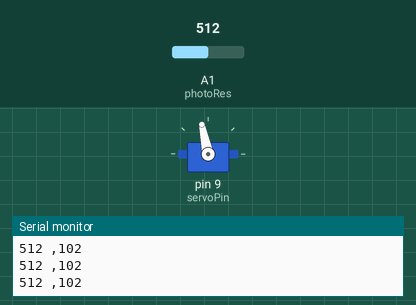
This sketch was run on a simulated Arduino Uno, built with avr-gcc and run on an emulated ATmega328P. Shown: servo, the last lines printed to the serial monitor. Inputs (shaded band) come from the test bench; at power-on: A1 (photoRes) = 512.

Above: at 1.2 s.
1.3 s: A1 (photoRes) set to 716
At 1.6 s:
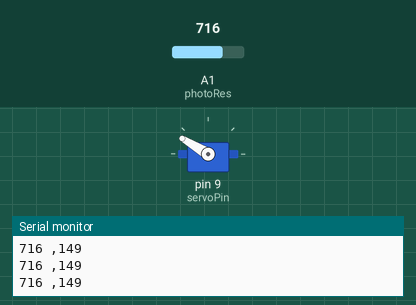
2.8 s: A1 (photoRes) set to 985
At 3.8 s:
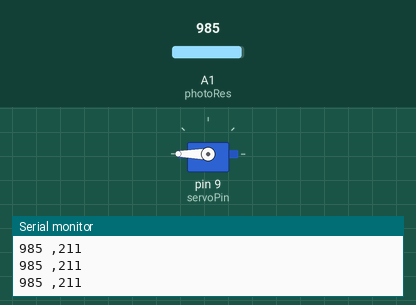
4.3 s: A1 (photoRes) set to 1012
7.3 s: A1 (photoRes) set to 306
At 8.5 s:
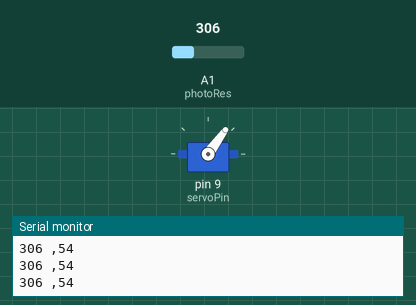
8.8 s: A1 (photoRes) set to 122
At 9.7 s:
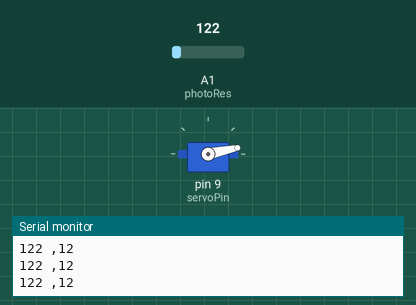
10.3 s: A1 (photoRes) set to 900
At 10.8 s:
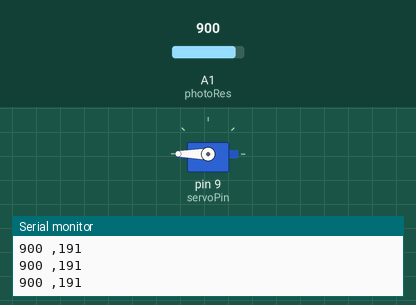
Timing chart, 0 to 12.8 s (numbered marks = the images above; inputs shaded):
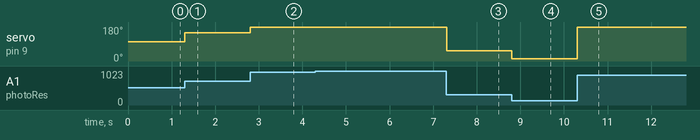

Measured:
- after the input at 1.3 s, servo on pin 9 (servoPin): 102° → 149° at once
- after the input at 2.8 s, servo on pin 9 (servoPin): 149° → 180° at once
- after the input at 7.3 s, servo on pin 9 (servoPin): 180° → 54° at once
- after the input at 8.8 s, servo on pin 9 (servoPin): 54° → 12° at once
- after the input at 10.3 s, servo on pin 9 (servoPin): 12° → 180° at once

The sketch:

ServoMotor.ino
```cpp
#include <Servo.h>
int photoRes = A1;
int servoPin = 9;
float slope = 4.33;
int photoVal;
int servoDeg;

Servo myServo;
void setup() {
  // put your setup code here, to run once:
pinMode(photoRes,INPUT);
Serial.begin(9600);
myServo.attach(servoPin);
}

void loop() {
  // put your main code here, to run repeatedly:
photoVal = analogRead(photoRes);
servoDeg = (photoVal - 70)/(4.33);
myServo.write(servoDeg);
Serial.print(photoVal);
Serial.print(" ,");
Serial.println(servoDeg);
delay(0);
}
```
